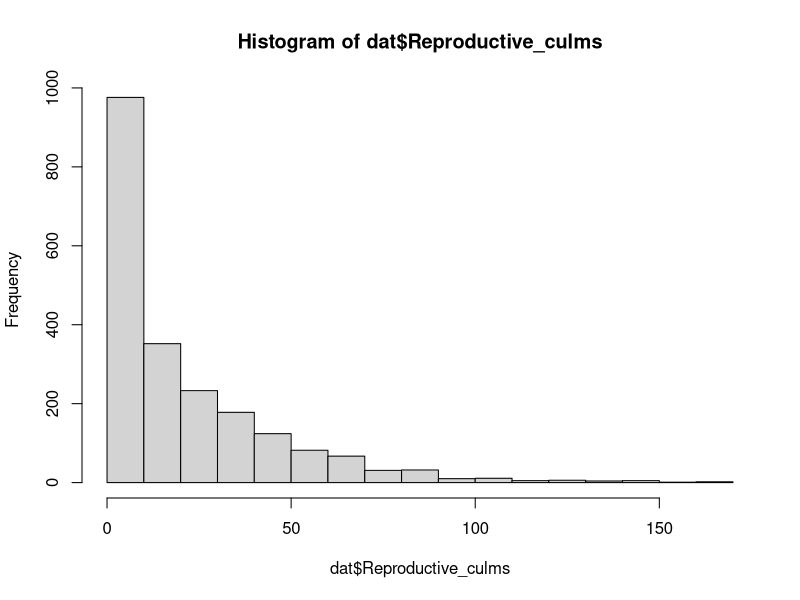
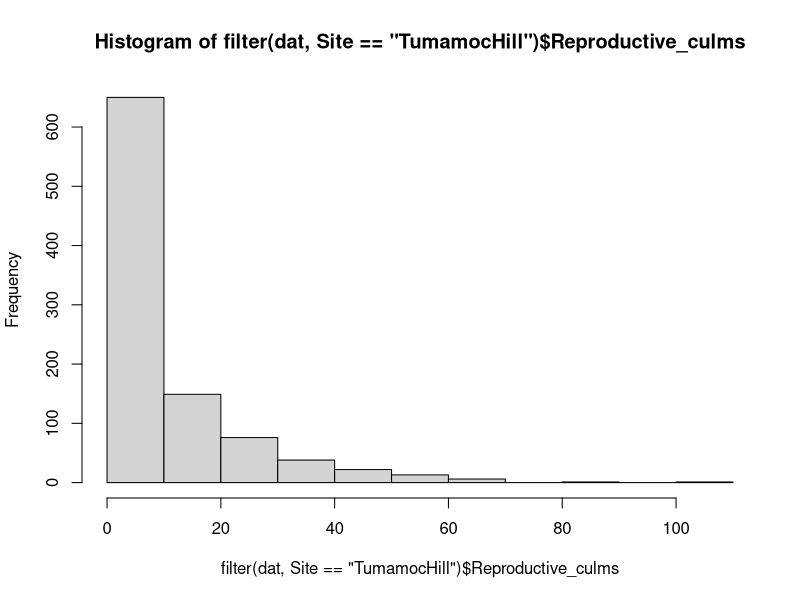
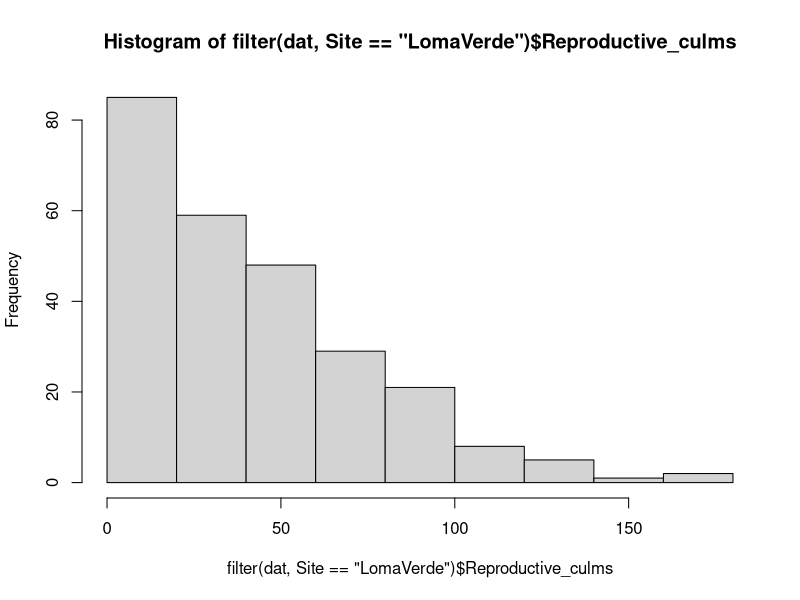
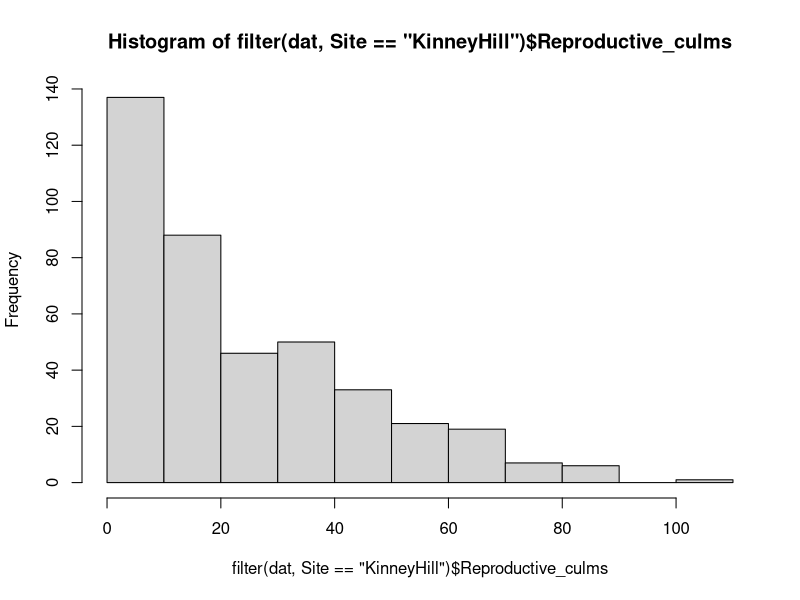
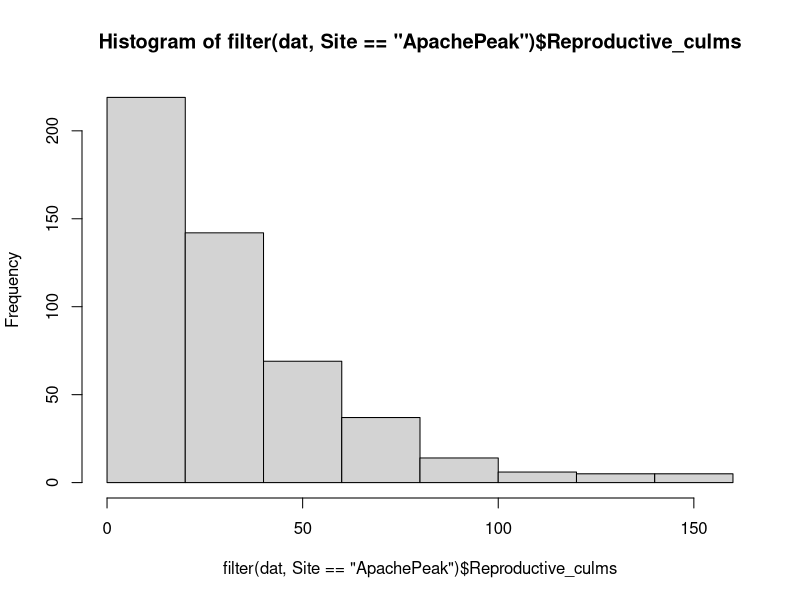
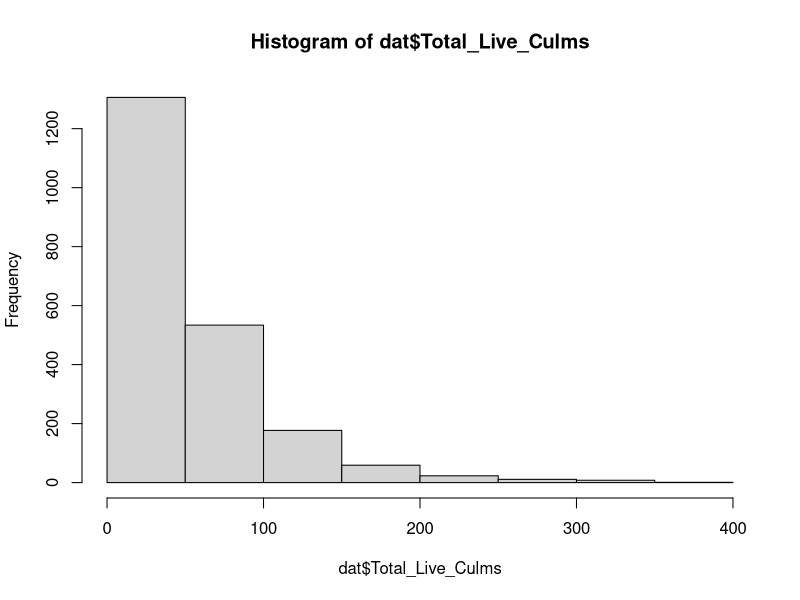
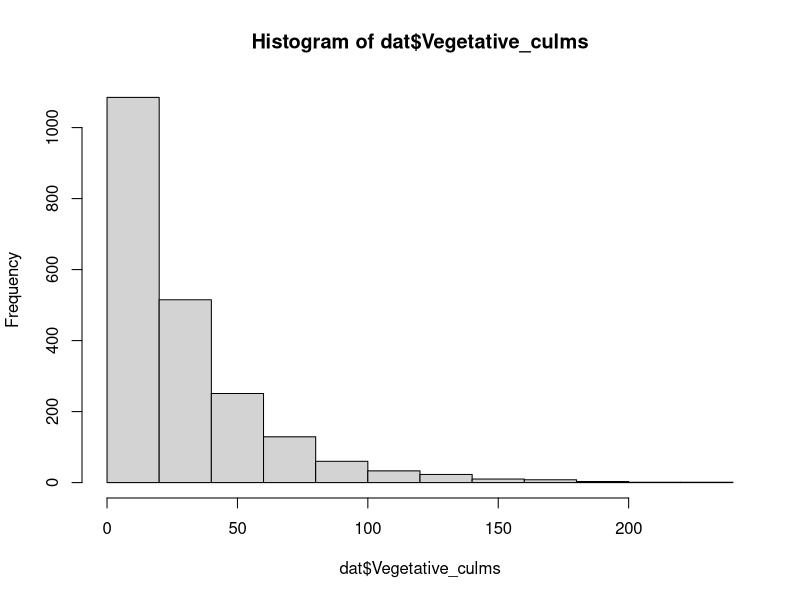
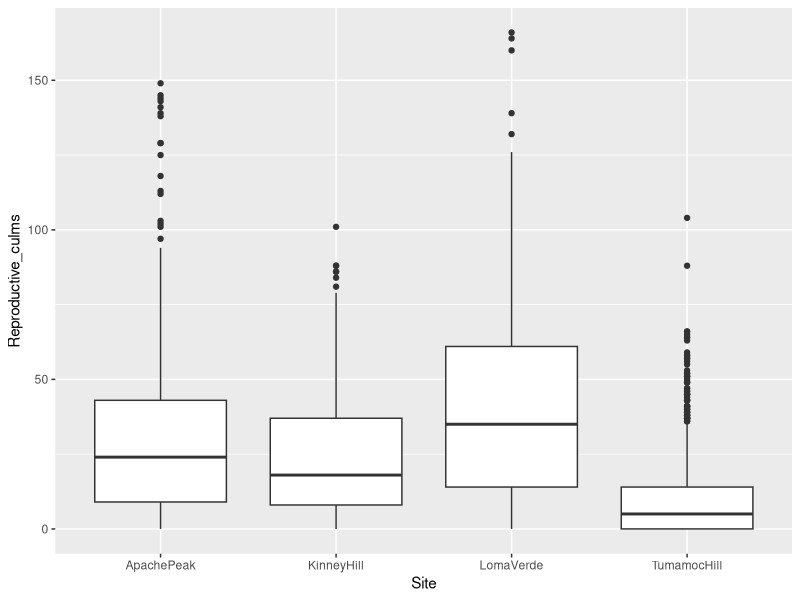

Recreate these plots in R, in order.
# Created: 2024-09-23
# Updated: 2024-09-23

# Purpose: Examine distributions.

library(readxl)
library(tidyverse)
library(GGally)

# Load data ---------------------------------------------------------------

culms.raw <- read_xlsx("data/raw/2024-09_LO_Buffelgrass-culm-demography_master.xlsx", sheet = "Demography")
monitor.prism <- read_csv("data/cleaned/02_monitoring-info-with-PRISM-data_clean.csv")

# Data wrangling ----------------------------------------------------------

dat <- culms.raw |> 
  left_join(monitor.prism)

# Check for NAs
apply(dat, 2, anyNA)

# Separate NA culm counts
na.culm <- dat |> 
  filter(is.na(Vegetative_culms))

# Remove NA culm count - plants could not be located and weren't sampled
dat <- dat |> 
  filter(!is.na(Vegetative_culms))

# Add Perc_dev, Perc_dev_abs, and Deviation_mm cols
dat <- dat |> 
  mutate(Perc_dev = (Prev_year_precip - MAP) / MAP,
         Deviation_mm = Prev_year_precip - MAP) |> 
  mutate(Perc_dev_abs = abs(Perc_dev))

# Separate out continuous explanatory variables
exp.cont <- dat |> 
  select(PlotSlope, Elevation_ft, Prev_year_precip, MAT, MAP, Perc_dev, Deviation_mm)

# Separate out response variables
res.cont <- dat |> 
  select(BGCover, BGDensity, ShrubCover, ForbCover, NGCover, Vegetative_culms, Reproductive_culms, Total_Live_Culms,
         Longestleaflength_cm)


# Response variable: Culm count -------------------------------------------

## Histogram --------------------------------------------------------------

# All, Reproductive
hist(dat$Reproductive_culms)

# By site, Reproductive
hist(filter(dat, Site == "TumamocHill")$Reproductive_culms)
hist(filter(dat, Site == "LomaVerde")$Reproductive_culms)
hist(filter(dat, Site == "KinneyHill")$Reproductive_culms)
hist(filter(dat, Site == "ApachePeak")$Reproductive_culms)

# All, Total
hist(dat$Total_Live_Culms)

# All, Vegetative
hist(dat$Vegetative_culms)


## Boxplot ----------------------------------------------------------------

# All, by site
#   Reproductive
dat |> 
  ggplot(aes(x = Site, y = Reproductive_culms)) +
  geom_boxplot()

#   Total
dat |> 
  ggplot(aes(x = Site, y = Total_Live_Culms)) +
  geom_boxplot()

#   Vegetative
dat |> 
  ggplot(aes(x = Site, y = Vegetative_culms)) +
  geom_boxplot()


# By aspect
dat |> 
  ggplot(aes(x = Aspect, y = Reproductive_culms)) +
  geom_boxplot()


## Pair plot --------------------------------------------------------------

# Reproductive & vegetative culms
dat |>
  ggplot(aes(x = Vegetative_culms, y = Reproductive_culms)) +
  geom_point()


# Response variable: Density & cover --------------------------------------

# Pair plot
res.cont |> 
  select(-Longestleaflength_cm, -Vegetative_culms, -Reproductive_culms, -Total_Live_Culms) |> 
  ggpairs()

# BG Cover
hist(dat$BGCover)
dat |> 
  ggplot(aes(x = Site, y = BGCover)) +
  geom_boxplot()

# BG Density
hist(dat$BGDensity)
dat |> 
  ggplot(aes(x = Site, y = BGDensity)) +
  geom_boxplot()

# Shrub cover
hist(dat$ShrubCover)
dat |> 
  ggplot(aes(x = Site, y = ShrubCover)) +
  geom_boxplot()

# Forb cover
hist(dat$ForbCover)
dat |> 
  ggplot(aes(x = Site, y = ForbCover)) +
  geom_boxplot()

# Native grass cover
hist(dat$NGCover)
dat |> 
  ggplot(aes(x = Site, y = NGCover)) +
  geom_boxplot()

# Longest leaf
hist(dat$Longestleaflength_cm)
dat |> 
  filter(!is.na(Longestleaflength_cm)) |> 
  ggplot(aes(x = Site, y = Longestleaflength_cm)) + 
  geom_boxplot()



# Continuous explanatory variables ----------------------------------------

# Pair plot
dat |> 
  select(PlotSlope, Elevation_ft, Prev_year_precip, MAT, MAP, Perc_dev, Deviation_mm) |> 
  distinct(.keep_all = TRUE) |> 
  ggpairs()



# Write out data to csv ---------------------------------------------------

write_csv(dat,
          file = "data/cleaned/04_demography-data_clean.csv")
